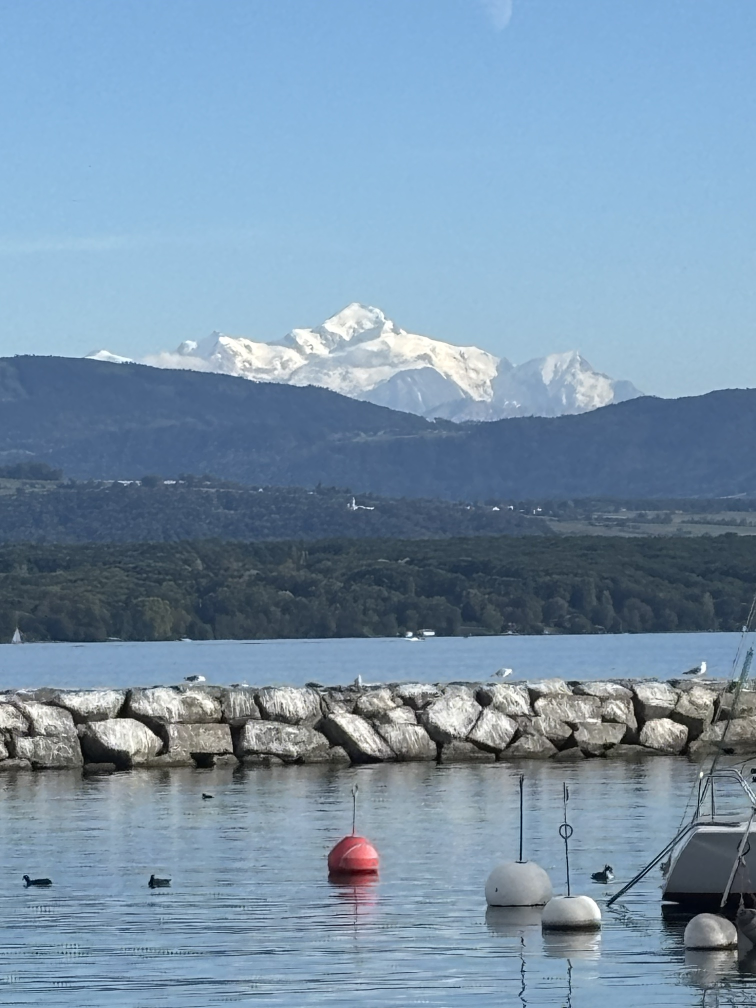
#> input picture source/villes/13.jpg, 1512 x 2016 px, given in place of 13.png, which was not available (shown at 1/2 size)
$ python oeuvres.py
#> lines starting #> are read from the running program, lines starting #| are printed output that depends on the picture; pictures that were not available may be replaced by others from this repository, and a replacement may not be noted
### la.py
"""DROITS RÉSERVÉS — série LA / Palm Springs.

Chaque photo reçoit un traitement différent (infrarouge, risographie, thermique,
slit-scan...) et est présentée en affiche: cadre papier, typographie suisse,
coordonnées. Une version plein cadre (sans affiche) est aussi exportée.

    python3 la.py              -> output/la/*.png
    python3 la.py griffith     -> une seule pièce
"""
import os
import sys

import numpy as np
from PIL import Image, ImageDraw, ImageFilter, ImageFont

import mix as m

ROOT = os.path.dirname(os.path.abspath(__file__))
SRC = os.path.join(ROOT, "source", "la")
OUT = os.path.join(ROOT, "output", "la")
FONTS = "/usr/share/fonts/truetype/jetbrains-mono/JetBrainsMono-"
S = 1800                         # square artwork
m.W = m.H = S                    # mix.py effects work on module-level W, H
SCREEN = 1290 / 923              # screenshot pixels per displayed point
PAPER = np.array([242, 239, 232], np.float32) / 255
INK = (24, 24, 24)


# ---------------------------------------------------------------- io

def load(name, box, hide=(), patch=()):
    """Crop a post out of an Instagram screenshot (box/hide/patch in displayed points).

    patch: Instagram overlays (1/7 badges) covered with the area just to their left,
    or just below when the box ends with "down".
    """
    img = Image.open(os.path.join(SRC, name)).convert("RGB")
    a = np.asarray(img, dtype=np.float32) / 255
    a = a.copy()
    for p in patch:
        x0, y0, x1, y1 = (int(v * SCREEN) for v in p[:4])
        if p[4:] == ("down",):
            a[y0:y1, x0:x1] = a[y1:2 * y1 - y0, x0:x1]
        else:
            a[y0:y1, x0:x1] = a[y0:y1, 2 * x0 - x1:x0]
    for x0, y0, x1, y1 in hide:                  # pixelate logos and posters
        b = 14
        x0, y0 = int(x0 * SCREEN) // b * b, int(y0 * SCREEN) // b * b
        w = (int(x1 * SCREEN) - x0) // b * b + b
        h = (int(y1 * SCREEN) - y0) // b * b + b
        blk = a[y0:y0 + h, x0:x0 + w]
        mm = blk.reshape(h // b, b, w // b, b, 3).mean((1, 3))
        blk[:] = np.repeat(np.repeat(mm, b, 0), b, 1)
    x0, y0, x1, y1 = (int(v * SCREEN) for v in box)
    a = a[y0:y1, x0:x1]
    h, w = a.shape[:2]
    s = min(h, w)
    a = a[(h - s) // 2:(h - s) // 2 + s, (w - s) // 2:(w - s) // 2 + s]
    img = Image.fromarray((a * 255).astype(np.uint8)).resize((S, S), Image.LANCZOS)
    return np.asarray(img, dtype=np.float32) / 255


def lum(a):
    return m.lum(a)


def blur_rgb(a, r):
    img = Image.fromarray((np.clip(a, 0, 1) * 255).astype(np.uint8))
    return np.asarray(img.filter(ImageFilter.GaussianBlur(r)), dtype=np.float32) / 255


# [4 lines left out: function gradient, not called in this run]


def grain(a, rng, s):
    return np.clip(a + rng.normal(0, s, (S, S, 1)).astype(np.float32), 0, 1)


# ---------------------------------------------------------------- treatments

# [9 lines left out: function aerochrome, not called in this run]


def halftone(L, angle, cell):
    """Dot screen: returns ink coverage 0/1 for a darkness map L (1 = full ink)."""
    yy, xx = np.mgrid[0:S, 0:S].astype(np.float32)
    t = np.deg2rad(angle)
    u = (xx * np.cos(t) + yy * np.sin(t)) * np.pi / cell
    v = (-xx * np.sin(t) + yy * np.cos(t)) * np.pi / cell
    screen = (np.cos(u) * np.cos(v) + 1) / 2                  # 0..1
    return (L > screen).astype(np.float32)


def riso(a, c1, c2, shift=(9, -6)):
    """Risographie deux encres, trame et léger défaut de repérage."""
    L = lum(a)
    d1 = halftone(np.clip((1 - L) * 1.15, 0, 1), 15, 7)
    warm = np.clip((a[..., 0] - a[..., 2]) * 2.2 + (1 - L) * 0.4, 0, 1)
    d2 = halftone(warm, 75, 7)
    d2 = np.roll(d2, shift, (0, 1))
    k1, k2 = np.array(c1, np.float32) / 255, np.array(c2, np.float32) / 255
    out = PAPER * (1 - d1[..., None] * (1 - k1))
    return out * (1 - d2[..., None] * (1 - k2))


# [8 lines left out: function trail, not called in this run]


def bloom(a, thresh, r, k):
    bright = np.clip((lum(a) - thresh) / (1 - thresh), 0, 1)[..., None] * a
    return np.clip(a + blur_rgb(bright, r) * k, 0, 1)


def scanlines(a, period=4, depth=0.12):
    rows = (np.arange(S) % period == 0).astype(np.float32)[:, None, None]
    return a * (1 - rows * depth)


def veils(a, rng, tones, n_big=3, n_small=6, op=(0.3, 0.55)):
    return m.veils(a, rng, tones, n_big, n_small, op)


# ---------------------------------------------------------------- poster

def poster(art, num, title, place, coords, note):
    """Affiche 2000 x 2300: image carrée sur papier, cartouche typographique."""
    PW, PH, M = 2000, 2300, 100
    page = Image.new("RGB", (PW, PH), tuple(int(c * 255) for c in PAPER))
    page.paste(Image.fromarray((np.clip(art, 0, 1) * 255).astype(np.uint8)), (M, M))
    d = ImageDraw.Draw(page)
    big = ImageFont.truetype(FONTS + "ExtraBold.ttf", 120)
    mid = ImageFont.truetype(FONTS + "Bold.ttf", 34)
    small = ImageFont.truetype(FONTS + "Regular.ttf", 26)
    y = M + S + 60
    d.line([(M, y - 25), (PW - M, y - 25)], fill=INK, width=3)
    d.text((M, y), f"#{num}", font=big, fill=INK)
    d.text((M + 300, y + 8), title, font=big, fill=INK)
    d.text((M, y + 170), "DROITS RÉSERVÉS", font=mid, fill=INK)
    d.text((M + 420, y + 170), place, font=mid, fill=INK)
    for i, line in enumerate((coords, note)):
        w = d.textlength(line, font=small)
        d.text((PW - M - w, y + 12 + i * 40), line, font=small, fill=INK)
    d.rectangle([PW - M - 60, y + 160, PW - M, y + 220], fill=(214, 32, 38))
    return page


def save(art, stem, *meta):
    os.makedirs(OUT, exist_ok=True)
    Image.fromarray((np.clip(art, 0, 1) * 255).astype(np.uint8)).save(
        os.path.join(OUT, stem + "-plein-cadre.png"), optimize=True)
    path = os.path.join(OUT, stem + ".png")
    poster(art, *meta).save(path, optimize=True)
    print(path)


# ---------------------------------------------------------------- pieces

# [82 lines left out: functions downtown, griffith, tomcat, desert, piscine, skyline and 1 more, not called in this run]


PIECES = dict(downtown=downtown, griffith=griffith, tomcat=tomcat, desert=desert,
              piscine=piscine, skyline=skyline, mulholland=mulholland)

# [3 lines that do not run on import are left out]

### mix.py
"""Tours et paysages: filtres glitch sur les photos de source/villes.

    python3 mix.py            -> output/villes/*.png
    python3 mix.py trame      -> une seule pièce
"""
import os
import sys

import numpy as np
from PIL import Image, ImageDraw, ImageFilter, ImageFont

ROOT = os.path.dirname(os.path.abspath(__file__))
SRC = os.path.join(ROOT, "source", "villes")
OUT = os.path.join(ROOT, "output", "villes")
FONT = "/usr/share/fonts/truetype/dejavu/DejaVuSansMono.ttf"
W, H = 1500, 2000
LUMA = np.array([0.299, 0.587, 0.114], dtype=np.float32)


# ---------------------------------------------------------------- io

# [15 lines left out: function load, not called in this run]


def lum(a):
    return a @ LUMA


def blur(m, r):
    img = Image.fromarray((np.clip(m, 0, 1) * 255).astype(np.uint8))
    return np.asarray(img.filter(ImageFilter.GaussianBlur(r)), dtype=np.float32) / 255


# [7 lines left out: function save, not called in this run]


# ---------------------------------------------------------------- effects (RGB)

def rect(rng, wmin, wmax, hmin, hmax, area=(0, 0, 1, 1)):
    ax0, ay0, ax1, ay1 = (int(area[0] * W), int(area[1] * H), int(area[2] * W), int(area[3] * H))
    w = max(2, int(rng.uniform(wmin, wmax) * W))
    h = max(2, int(rng.uniform(hmin, hmax) * H))
    x = int(rng.integers(ax0, max(ax0 + 1, ax1 - w)))
    y = int(rng.integers(ay0, max(ay0 + 1, ay1 - h)))
    return x, y, w, h


def sort_runs(a, x, y, w, h, lo, hi, vertical=True, min_run=8):
    """Asendorf pixel sort: sort runs whose brightness is within [lo, hi]."""
    reg = a[y:y + h, x:x + w] if vertical else a[y:y + h, x:x + w].transpose(1, 0, 2)
    L = lum(reg)
    for c in range(reg.shape[1]):
        m = (L[:, c] > lo) & (L[:, c] < hi)
        edges = np.flatnonzero(np.diff(np.concatenate(([0], m.astype(np.int8), [0]))))
        for s, e in zip(edges[::2], edges[1::2]):
            if e - s >= min_run:
                idx = np.argsort(L[s:e, c])
                reg[s:e, c] = reg[s:e, c][idx]


def pixel_sort(a, rng, n, lo, hi, vertical=True, area=(0, 0, 1, 1)):
    for _ in range(n):
        if vertical:
            x, y, w, h = rect(rng, 0.03, 0.2, 0.15, 0.5, area)
        else:
            x, y, w, h = rect(rng, 0.2, 0.7, 0.01, 0.08, area)
        sort_runs(a, x, y, w, h, lo, hi, vertical)


# [8 lines left out: function smear, not called in this run]


def slices(a, rng, n, amount, area=(0, 0, 1, 1)):
    for _ in range(n):
        x, y, w, h = rect(rng, 1, 1, 0.003, 0.03, area)
        a[y:y + h] = np.roll(a[y:y + h], int(rng.integers(-amount, amount)), 1)


def rgb_split(a, dx):
    a[..., 0] = np.roll(a[..., 0], dx, 1)
    a[..., 2] = np.roll(a[..., 2], -dx, 1)


# [8 lines left out: function mosaic, not called in this run]


def grain(a, rng, s):
    return np.clip(a + rng.normal(0, s, (H, W, 1)).astype(np.float32), 0, 1)


def grade(a, contrast=1.1, sat=1.0, lift=0.0):
    a = (a - 0.5) * contrast + 0.5 + lift
    g = lum(a)[..., None]
    return np.clip(g + (a - g) * sat, 0, 1)


# [214 lines left out: functions mono, sky_mask, bayer, trame, neige, grille and 11 more, not called in this run]


BW = [(0, 0, 0), (0, 0, 0), (255, 255, 255), "mono"]
VARIANTS = dict(
    arve=("28", "ARVE", 1111, [(196, 22, 24), (255, 196, 120), (20, 30, 60), "mono"]),
    chantier=("29", "CHANTIER", 1212, [(232, 60, 190), (196, 22, 24), (40, 210, 120), "mono"]),
    facades=("30", "FAÇADES", 1313, [(236, 150, 160), (196, 22, 24), (30, 50, 110), "mono"]),
    tour=("31", "TOUR", 1919, [(196, 22, 24), (30, 50, 110), (255, 255, 255), "mono"]),
    crepuscule=("32", "CRÉPUSCULE", 2020, [(255, 190, 110), (196, 22, 24), (20, 30, 60), "mono"]),
    fontaine=("33", "FONTAINE", 2121, [(170, 60, 255), (255, 30, 60), (30, 80, 255), "mono"]),
    parking=("34", "PARKING", 2222, [(240, 200, 20), (196, 22, 24), (0, 0, 0), "mono"]),
    houston=("35", "HOUSTON", 2323, [(255, 40, 60), (40, 80, 255), (255, 255, 255), "mono"]),
)


# zones kept clean of rectangles (fractional x0, y0, x1, y1)
AVOID = dict(houston=(0.44, 0.47, 0.58, 0.6))


# [7 lines left out: function veils_keep, not called in this run]


def make_piece(key):
    # [8 lines left out: function run, not called in this run]
    return run


arve, chantier, facades, tour, crepuscule, fontaine, parking, houston = (
    make_piece(k) for k in ("arve", "chantier", "facades", "tour", "crepuscule", "fontaine",
                            "parking", "houston"))


PIECES = dict(grille=grille, arc=arc, trame=trame, neige=neige,
              arve=arve, chantier=chantier, facades=facades, tour=tour,
              crepuscule=crepuscule, fontaine=fontaine, parking=parking, houston=houston)

# [3 lines that do not run on import are left out]

### oeuvres.py
"""DROITS RÉSERVÉS #50 et #51 — deux œuvres composées à partir des photos de Ouagadougou.

    python3 oeuvres.py           -> output/la/50-*.png, 51-*.png
"""
import sys

import numpy as np
from PIL import Image

import la
import mix as m

S = la.S
YY, XX = np.mgrid[0:S, 0:S].astype(np.float32) / S


def hblur(a, r):
    """Horizontal box blur (anamorphic streaks)."""
    c = np.cumsum(np.pad(a, ((0, 0), (r + 1, r), (0, 0)), mode="edge"), axis=1)
    return (c[:, 2 * r + 1:] - c[:, :-2 * r - 1]) / (2 * r + 1)


def scaled(a, s, cx, cy):
    """Zoom the image by s around (cx, cy) in fractions."""
    img = Image.fromarray((np.clip(a, 0, 1) * 255).astype(np.uint8))
    w = int(S * s)
    small = img.resize((w, w), Image.LANCZOS)
    out = Image.new("RGB", (S, S))
    out.paste(small, (int(cx * S - cx * w), int(cy * S - cy * w)))
    return np.asarray(out, np.float32) / 255


def soleil():
    """La porteuse: silhouette noire sous un soleil terre cuite, la rue tramée en deux encres."""
    rng = np.random.default_rng(5001)
    src = m.grade(la.load("13.png", (0, 358, 923, 1280), patch=[(812, 382, 900, 452)]), 1.25, 1.2)
    L = la.lum(src)
    R, G, B = src[..., 0], src[..., 1], src[..., 2]

    # the woman: dark pixels inside her column, plus the basin
    col = (XX > 0.37) & (XX < 0.63) & (YY > 0.15)
    torso = (XX > 0.38) & (XX < 0.62) & (YY > 0.3)               # skip the dark street behind her head
    body = m.blur((torso & (L < 0.33)).astype(np.float32), 1.5)
    bowl = (((XX - 0.51) / 0.105) ** 2 + ((YY - 0.185) / 0.075) ** 2 < 1) & (YY > 0.18)
    rim = (((XX - 0.51) / 0.11) ** 2 + ((YY - 0.183) / 0.012) ** 2 < 1)
    neck = (XX > 0.49) & (XX < 0.535) & (YY > 0.24) & (YY < 0.3)
    basin = m.blur((bowl | rim | neck).astype(np.float32), 1.5)
    fig = np.clip(body + basin, 0, 1)[..., None]
    scarf = m.blur(((G - R > 0.06) & (B - R > 0.04) & col).astype(np.float32), 1.5)[..., None]
    veil = m.blur(((L > 0.75) & (XX > 0.44) & (XX < 0.52) & (YY > 0.3) & (YY < 0.65)).astype(np.float32), 1.5)[..., None]

    # street: dust drifting sideways, then a two-ink risograph (ochre + indigo)
    street = src.copy()
    m.pixel_sort(street, rng, 14, 0.3, 0.9, vertical=False, area=(0, 0.55, 1, 1))
    m.pixel_sort(street, rng, 8, 0.3, 0.9, area=(0, 0, 0.35, 0.6))
    m.pixel_sort(street, rng, 8, 0.3, 0.9, area=(0.65, 0, 1, 0.6))
    a = la.riso(street, (30, 40, 120), (226, 140, 40), shift=(8, -6))

    # the sun behind her head
    d = np.sqrt((XX - 0.5) ** 2 + (YY - 0.24) ** 2)
    sun = np.clip((0.2 - d) * 200, 0, 1)[..., None]
    a = a * (1 - sun * 0.85) + np.array([196, 70, 40], np.float32) / 255 * sun * 0.85

    ink = np.array([0.07, 0.06, 0.06])
    a = a * (1 - fig) + ink * fig
    a = a * (1 - veil * 0.9) + la.PAPER * veil * 0.9
    a = a * (1 - scarf) + np.array([40, 190, 170], np.float32) / 255 * scarf
    la.save(la.grain(a, rng, 0.02), "50-soleil", "50", "SOLEIL", "OUAGADOUGOU",
            "12.37° N  1.52° W", "RISOGRAPHIE / SILHOUETTE")


def echo():
    """Le camion de nuit: l'image se répète vers le point de fuite, les lumières s'étirent."""
    rng = np.random.default_rng(5101)
    src = la.load("11.png", (0, 358, 923, 1280), hide=[(435, 1035, 535, 1070)],
                  patch=[(812, 382, 900, 452)])
    src = m.grade(src, 1.25, 1.15)
    # night grade: shadows to deep blue, lights stay orange
    L = la.lum(src)[..., None]
    a = src * np.array([0.85, 0.95, 1.15]) * (0.6 + L * 0.6)
    a = np.clip(a + (1 - L) * np.array([0.0, 0.02, 0.08]), 0, 1)

    # echoes receding toward the vanishing point
    cx, cy = 0.42, 0.34
    out = a * 0.9
    for k in range(1, 7):
        ghost = scaled(a, 1 - 0.11 * k, cx, cy)
        out = np.maximum(out, ghost * (0.75 - 0.1 * k))
    # anamorphic flares on the lights
    bright = np.clip((la.lum(out) - 0.75) / 0.25, 0, 1)[..., None] * out
    flare = hblur(bright, 140) * np.array([0.6, 0.8, 1.3])
    out = la.bloom(np.clip(out + flare * 1.4, 0, 1), 0.7, 10, 0.5)
    m.rgb_split(out, 5)
    m.slices(out, rng, 6, 70, area=(0, 0.55, 1, 1))
    la.save(la.scanlines(la.grain(out, rng, 0.03)), "51-echo", "51", "ÉCHO", "OUAGADOUGOU",
            "12.37° N  1.52° W", "ÉCHOS / FLARES")


PIECES = dict(soleil=soleil, echo=echo)

if __name__ == "__main__":
    for name in sys.argv[1:] or PIECES:
        PIECES[name]()
#> this loop made 2 passes
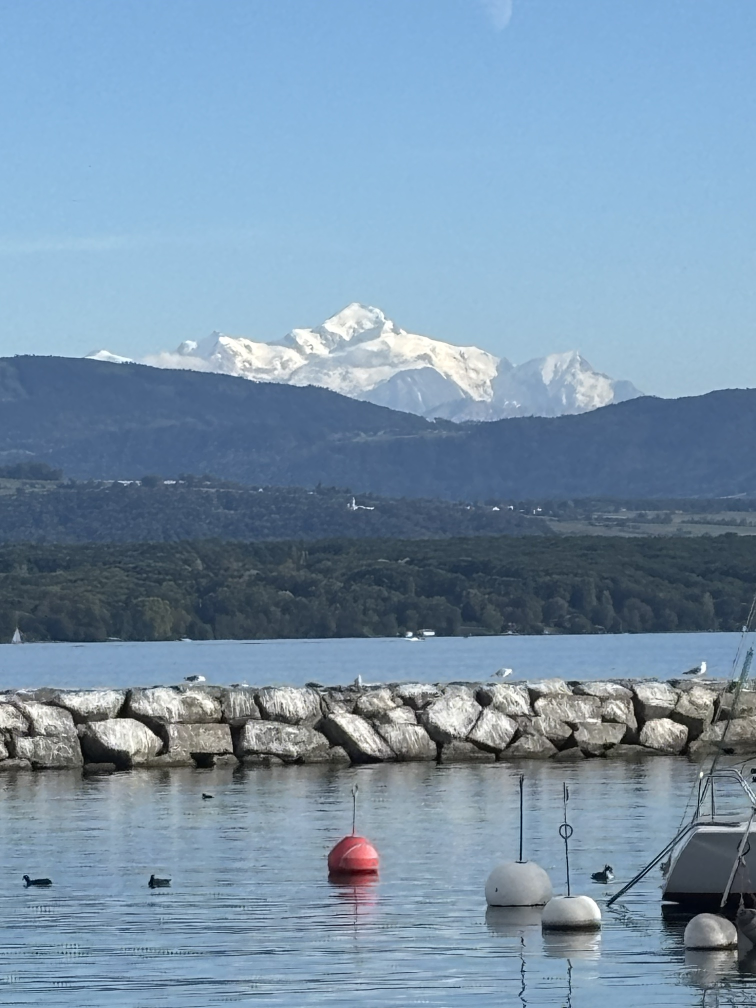
#> input picture source/villes/13.jpg, 1512 x 2016 px, given in place of 13.png, which was not available (shown at 1/2 size)
#> pass 1, in load, `a = a[y0:y1, x0:x1]`:
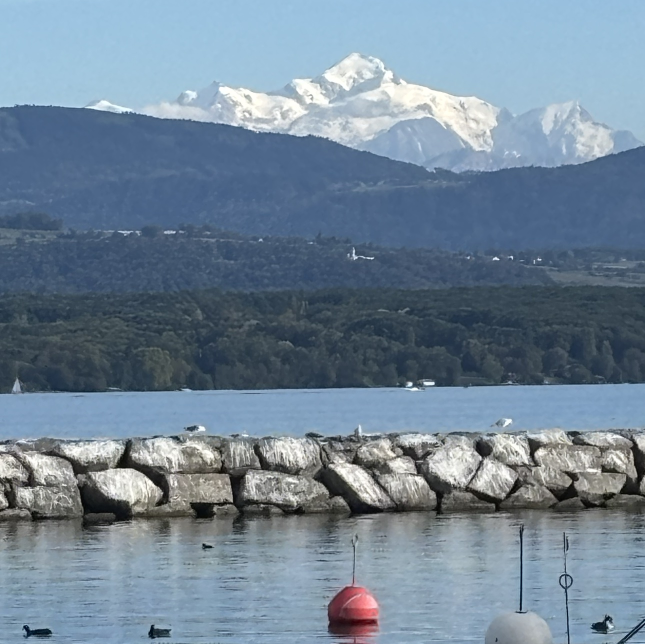
#> a: shape (1288, 1290, 3) float32 (shown at 1/2 size); mean R, G, B 0.444, 0.52, 0.59
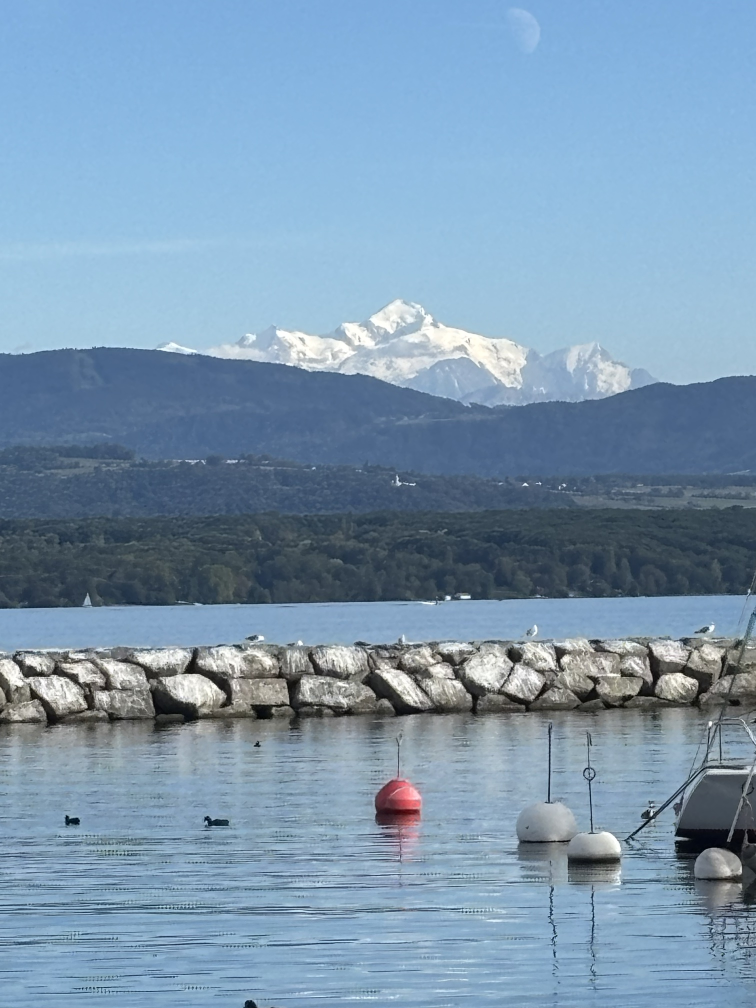
#> input picture source/villes/11.jpg, 1512 x 2016 px, given in place of 11.png, which was not available (shown at 1/2 size)
